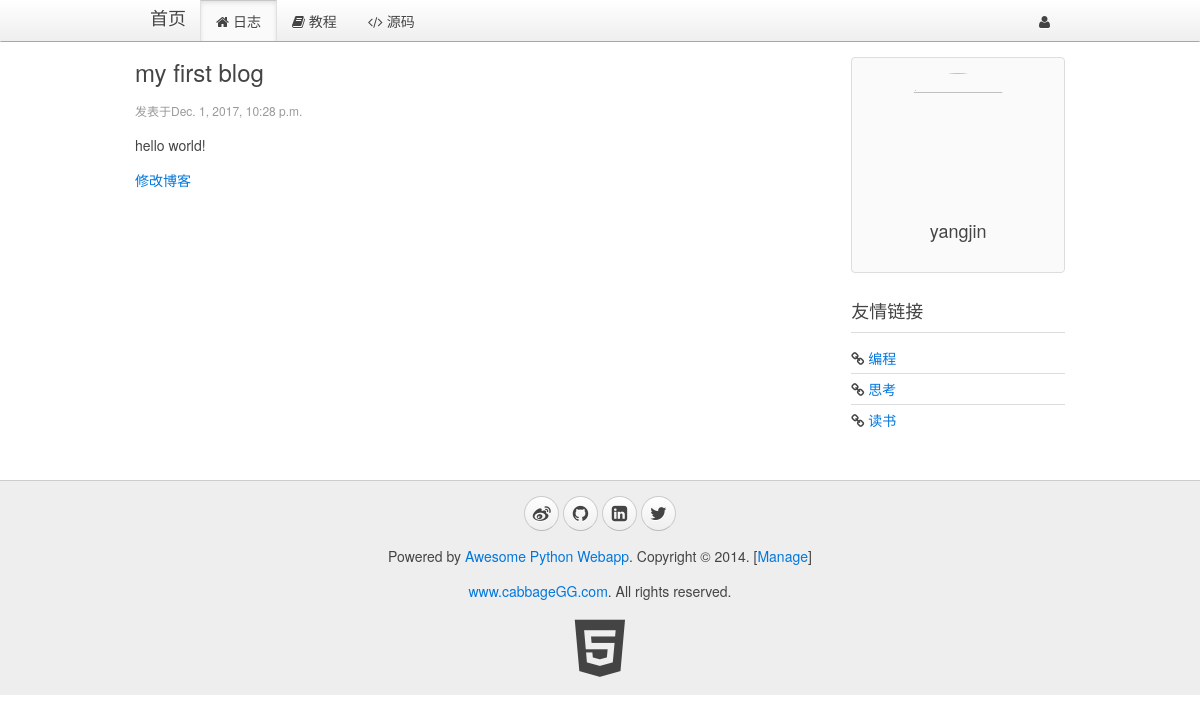
Before: /blog/page/1/ with the older database file.
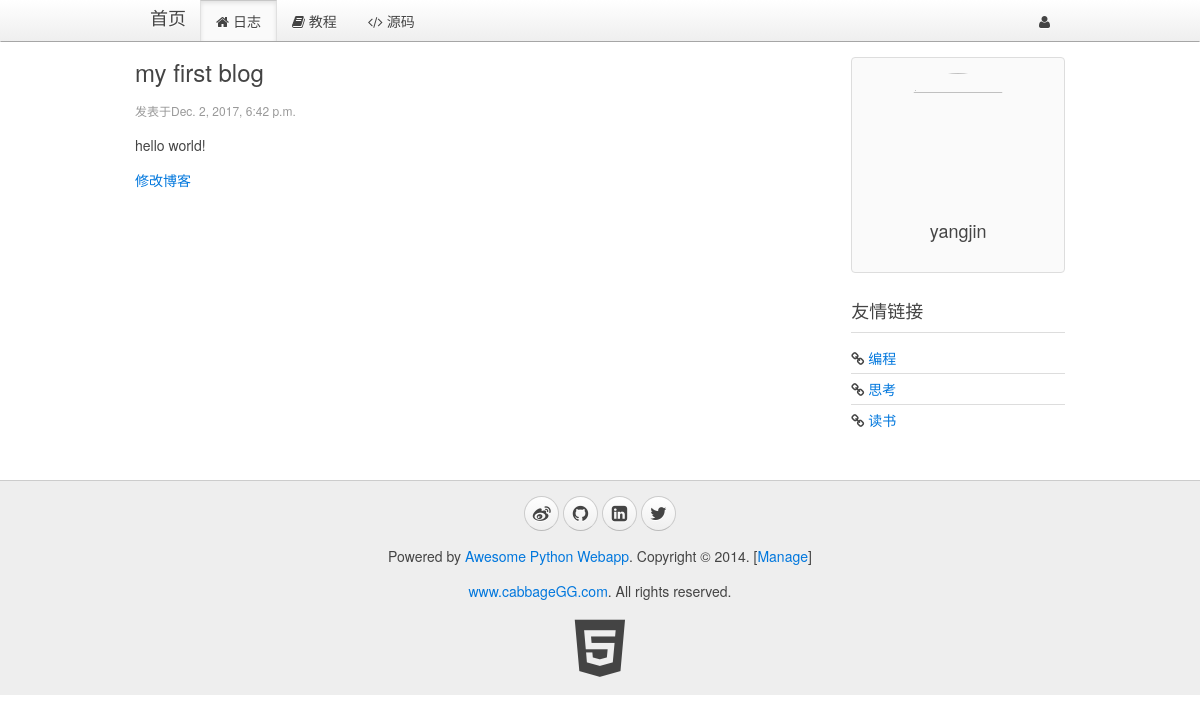
After: the same page with the newer database file.
### blog/models.py (models this page shows)
class Blog(models.Model):
    titile = models.CharField(max_length=32, default="Title")
    content = models.TextField(null=True)
    create_time = models.DateTimeField(null=True)

### blog/views.py (the view)
# urls.py: url(r'^page/(?P<blog_id>\d+)/$', views.show_blog, name="show_blog"),
def show_blog(request, blog_id):
    blog = models.Blog.objects.get(pk=blog_id)
    return render(request, "blog.html", {"blog": blog})

### templates/blog.html (shortened to what this page needs)
{% extends '__base__.html' %}
{% block content %}
    <div class="uk-width-medium-3-4">
        <article class="uk-article">
            <h2>{{ blog.titile }}</h2>
            <p class="uk-article-meta">发表于{{ blog.create_time }}</p>
            <p>{{ blog.content }}</p>
            <a href="{% url 'blog:edit_blog' blog.id %}">修改博客</a
        </article>
    </div>
    <div class="uk-width-medium-1-4">
        <div class="uk-panel uk-panel-box">
            <div class="uk-text-center">
                <img class="uk-border-circle" width="120" height="120" src="{{ blog.user_image }}">
                <h3>yangjin</h3>
            </div>
        </div>
        <div class="uk-panel uk-panel-header">
            <h3 class="uk-panel-title">友情链接</h3>
            <ul class="uk-list uk-list-line">
                <li><i class="uk-icon-link"></i> <a href="#">编程</a></li>
                <li><i class="uk-icon-link"></i> <a href="#">思考</a></li>
                <li><i class="uk-icon-link"></i> <a href="#">读书</a></li>
            </ul>
        </div>
    </div>
{% endblock %}

Changed rows visible on the page:
changed Blog "my first blog": create_time "Dec. 1, 2017, 10:28 p.m." → "Dec. 2, 2017, 6:42 p.m."
